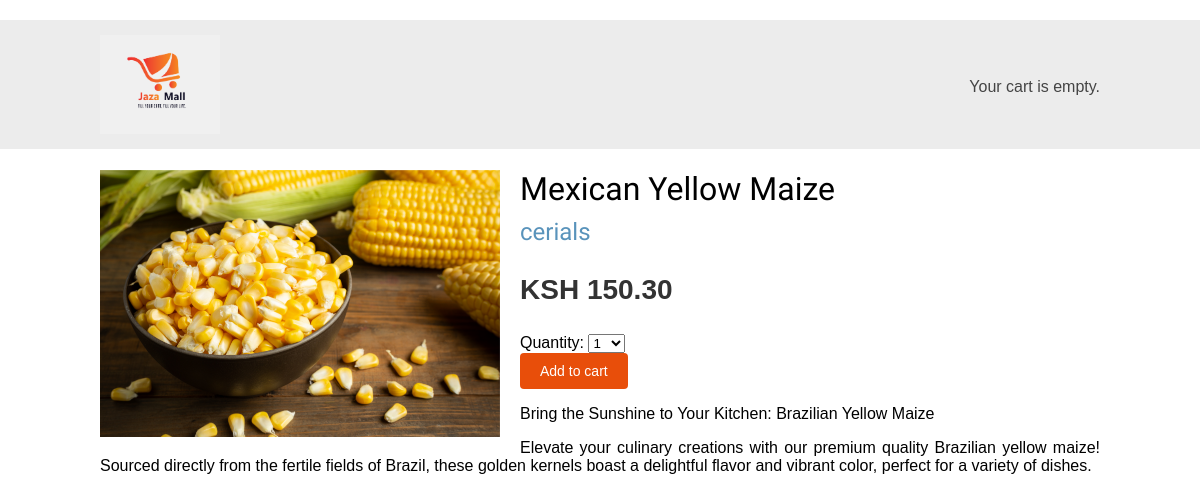
/2/mexican-yellow-maize/, run on the app's committed database.
### shop/models.py (models this page shows, shortened)
class Product(models.Model):
    category = models.ForeignKey(Category,
                                 related_name= 'products',
                                 on_delete=models.CASCADE)
    name= models.CharField(max_length=200)
    slug= models.SlugField(max_length=200)
    image= models.ImageField(upload_to='products/%Y/%m/%d',
                             blank=True)
    description= models.TextField(blank=True)
    price_mn = MoneyField(max_digits=19, decimal_places=4, default_currency='KES', default=0.0)
    price = models.DecimalField(max_digits=10, decimal_places=2)
    available= models.BooleanField(default=True)
    created= models.DateTimeField(auto_now_add=True)
    updated = models.DateTimeField(auto_now=True)
    class Meta:
        ordering=['name']
        indexes=[
            models.Index(fields=['id','slug']),
            models.Index(fields=['name']),
            models.Index(fields=['-created']),
        ]

class Category(models.Model):
    name=models.CharField(max_length=200)
    slug=models.SlugField(max_length=200, unique=True)
    class Meta:
        ordering=['name']
        indexes=[
            models.Index(fields=['name']),
        ]
        verbose_name='category'
        verbose_name_plural='categories'
    def __str__(self):
        return self.name
    def get_absolute_url(self):
        return reverse('shop:product_list_by_category', args=[self.slug])

### shop/views.py (the view)
# urls.py: path('<int:id>/<slug:slug>/', views.product_detail,name='product_detail'),
def product_detail(request, id, slug):
    product= get_object_or_404(Product,id=id, slug=slug, available=True)
    cart_product_form = CartAddProductForm()
    context={'product':product, 'cart_product_form': cart_product_form}
    return render(request, 'shop/product/detail.html', context)

### cart/forms.py
class CartAddProductForm(forms.Form):
    quantity = forms.TypedChoiceField(
        choices=PRODUCT_QUANTITY_CHOICE,
        coerce=int
    )
    override=forms.BooleanField(required=False,
                               initial=False,
                               widget=forms.HiddenInput)

### cart/cart.py (called while the page is built)
    def __len__(self):
        return sum(item['quantity'] for item in self.cart.values())

### cart/context_processors.py (called while the page is built)
def cart(request):
    return {'cart': Cart(request)}

### shop/templates/shop/product/detail.html (shortened to what this page needs)
{% extends "shop/base.html" %}
{% load static %}
{% block content %}
 <div class="product-detail">
 <img src="{% if product.image %}{{ product.image.url }}{% else %}
 {% static "img/no_image.png" %}{% endif %}">
 <h1>{{ product.name }}</h1>
 <h2>
 <a href="{{ product.category.get_absolute_url }}">
 {{ product.category }}
 </a>
 </h2>
 <p class="price">KSH {{ product.price }}</p>
 <form action="{% url 'cart:cart_add' product.id %}" method="post">
    {{ cart_product_form }}
    <input type="submit" value="Add to cart">
 </form>
 {{ product.description|linebreaks }}
 </div>
{% endblock %}

### shop/templates/shop/base.html (shortened to what this page needs)
{% load static %}
<!DOCTYPE html>
<html>
 <head>
 <link href="{% static "css/base.css" %}" rel="stylesheet">
 </head>
 <body>
 <div id="header">
 </div>
 <div id="subheader">
    <div id="navbar">
        <a href="/" class="logo">
            <img src="{% static 'img/jazalogo.png' %}" alt="Jaza Mall Logo">
        </a>
    </div>
    <div class="cart">
        {% with total_items=cart|length %}
        {% if total_items > 0 %}
        Your cart:
        <a href="{% url 'cart:cart_detail'%}">
            {{total_items}} item{{ total_items|pluralize }},
            ${{ cart.get_total_price}}
        </a>
        {% else %}
        Your cart is empty.
        {% endif %}
        {% endwith %}
    </div>
 </div>
 <div id="content">
    {% block content %}
    {% endblock %}
 </div>
 </body>
</html>

### shop/static/css/base.css (style rules this page uses)
body { margin:0; padding:0; font-family:helvetica, sans-serif; }
#navbar { display: flex; justify-content: space-between; align-items: center; background-color: #f0f0f0; padding: 10px 20px; overflow:auto; }
.logo img { height: 75px; width: auto; }
.cart { margin-left: auto; }
.logo img { max-width: 150px; max-height: 75px; }
h1, h2, h3, h4, h5 , h6 { font-family: 'Ubuntu', sans-serif; font-weight:normal; }
a { text-decoration:none; color:#5993bb; }
a.button, input[type="submit"] { color:#fff; background:#E84E0A; border-radius:4px; padding:10px 20px; font-size:14px; border:0; }
#header { padding:10px 100px; font-size:18px; overflow:auto; }
#subheader { background:#ececec; color:#444; padding:15px 100px; overflow:auto; display: flex; justify-content: space-between; align-items: center; }
#subheader .cart { float:right; padding-top:4px; }
#content { padding:0 100px; overflow:hidden; }
.product-detail { text-align:justify; }
.product-detail .price { color:#333; font-size:28px; font-weight:bold; }
.product-detail img { width:40%; float:left; padding:0 20px 20px 0; }
.product-detail h1 { margin-bottom:0; }
.product-detail h2 { margin-top:10px; }

### data on the page
Product: image (picture), name "Mexican Yellow Maize", category "cerials", price "150.30", description "Bring the Sunshine to Your Kitchen: Brazilian Yellow Maize Elevate your culinary creations with our premium quality Brazilian yellow maize! Sourced directly from the fertile fields of Brazil, these golden kernels boast a delightful flavor and vibrant color, perfect for a variety of dishes."
